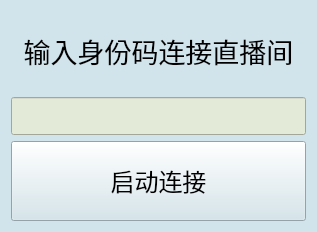
<?xml version="1.0" encoding="UTF-8"?>
<ui version="4.0">
 <class>Frame</class>
 <widget class="QWidget" name="Frame">
  <property name="geometry">
   <rect>
    <x>0</x>
    <y>0</y>
    <width>317</width>
    <height>225</height>
   </rect>
  </property>
  <property name="windowTitle">
   <string>Form</string>
  </property>
  <property name="styleSheet">
   <string notr="true">background-color: rgb(209, 228, 235)</string>
  </property>
  <layout class="QVBoxLayout" name="verticalLayout_2">
   <item>
    <layout class="QVBoxLayout" name="verticalLayout">
     <item>
      <widget class="QLabel" name="tip">
       <property name="minimumSize">
        <size>
         <width>0</width>
         <height>80</height>
        </size>
       </property>
       <property name="maximumSize">
        <size>
         <width>16777215</width>
         <height>100</height>
        </size>
       </property>
       <property name="font">
        <font>
         <family>猫啃网糖圆体 (测试版)</family>
         <pointsize>20</pointsize>
         <bold>false</bold>
         <kerning>true</kerning>
        </font>
       </property>
       <property name="text">
        <string>输入身份码连接直播间</string>
       </property>
       <property name="alignment">
        <set>Qt::AlignmentFlag::AlignCenter</set>
       </property>
      </widget>
     </item>
     <item>
      <widget class="QLineEdit" name="code">
       <property name="minimumSize">
        <size>
         <width>0</width>
         <height>0</height>
        </size>
       </property>
       <property name="maximumSize">
        <size>
         <width>16777215</width>
         <height>16777215</height>
        </size>
       </property>
       <property name="font">
        <font>
         <family>猫啃网糖圆体 (测试版)</family>
         <pointsize>16</pointsize>
        </font>
       </property>
       <property name="layoutDirection">
        <enum>Qt::LayoutDirection::LeftToRight</enum>
       </property>
       <property name="styleSheet">
        <string notr="true">background-color: rgb(228, 234, 216);</string>
       </property>
       <property name="maxLength">
        <number>20</number>
       </property>
       <property name="alignment">
        <set>Qt::AlignmentFlag::AlignCenter</set>
       </property>
      </widget>
     </item>
     <item>
      <widget class="QPushButton" name="connent">
       <property name="minimumSize">
        <size>
         <width>0</width>
         <height>80</height>
        </size>
       </property>
       <property name="font">
        <font>
         <family>猫啃网糖圆体 (测试版)</family>
         <pointsize>18</pointsize>
        </font>
       </property>
       <property name="text">
        <string>启动连接</string>
       </property>
      </widget>
     </item>
    </layout>
   </item>
  </layout>
 </widget>
 <resources/>
 <connections/>
</ui>
